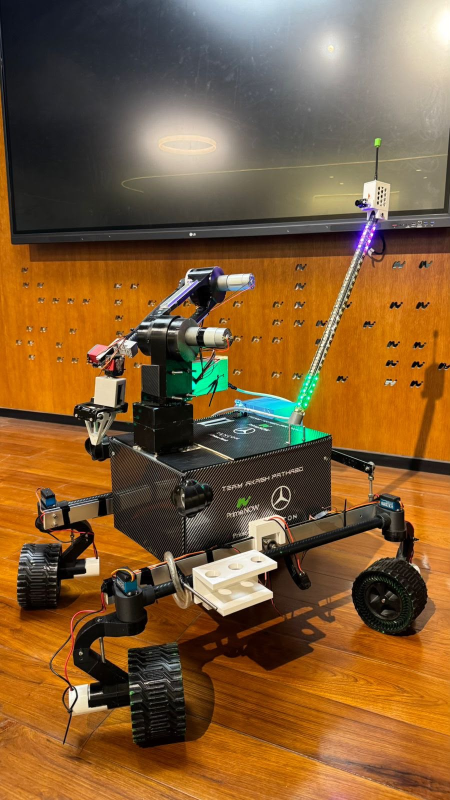
#> input picture manuscript/research/prototype_photos/prototype_01.jpg, 900 x 1600 px (shown at 1/2 size); its folder holds only this picture in this run
$ python make_prototype_montage.py
#> lines starting #> are read from the running program, lines starting #| are printed output that depends on the picture
from pathlib import Path
from PIL import Image, ImageDraw, ImageFont
from matplotlib.font_manager import FontProperties, findfont
import hashlib,json
base=Path(__file__).resolve().parents[1]
src=base/'research'/'prototype_photos'
out=base/'figures'/'prototype_views.png'
W=1800; margin=40; gutter=40; cell_w=840; photo_h=1180; label_h=160
H=2*(photo_h+label_h)+2*margin+gutter
canvas=Image.new('RGB',(W,H),'white')
#> canvas: PIL image 1800x2800 RGB; every value is 255
draw=ImageDraw.Draw(canvas)
font=ImageFont.truetype(findfont(FontProperties(family='DejaVu Sans',weight='bold')),60)
labels=[['(a) Front oblique'],['(b) Alternate configuration'],['(c) Manipulator and','optional lift'],['(d) Elevated deck view']]
records=[]
for i,lines in enumerate(labels):
 p=src/f'prototype_{i+1:02d}.jpg'
 before=hashlib.sha256(p.read_bytes()).hexdigest()
 original=Image.open(p).convert('RGB')
#> original is the input picture: PIL image 900x1600 RGB; mean R, G, B 128.1, 92.6, 53.3
 ratio=min(cell_w/original.width,photo_h/original.height)
#> ratio = 0.738
 size=(round(original.width*ratio),round(original.height*ratio))
#> size = (664, 1180)
 im=original.resize(size,Image.Resampling.LANCZOS)
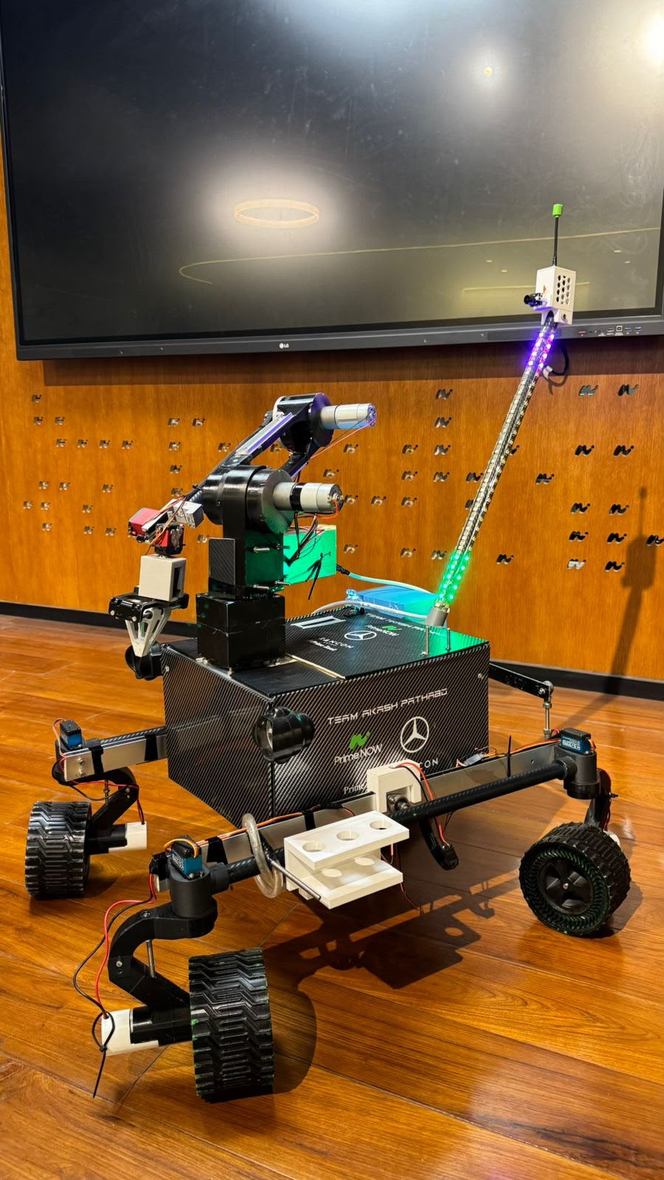
#> im: PIL image 664x1180 RGB; mean R, G, B 128.1, 92.6, 53.4
 x=margin+(i%2)*(cell_w+gutter);y=margin+(i//2)*(photo_h+label_h+gutter)
 px=x+(cell_w-im.width)//2;py=y+(photo_h-im.height)//2
#> after `px = x + (cell_w - im.width) // 2`: px = 128
#> after `py = y + (photo_h - im.height) // 2`: py = 40
 canvas.paste(im,(px,py))
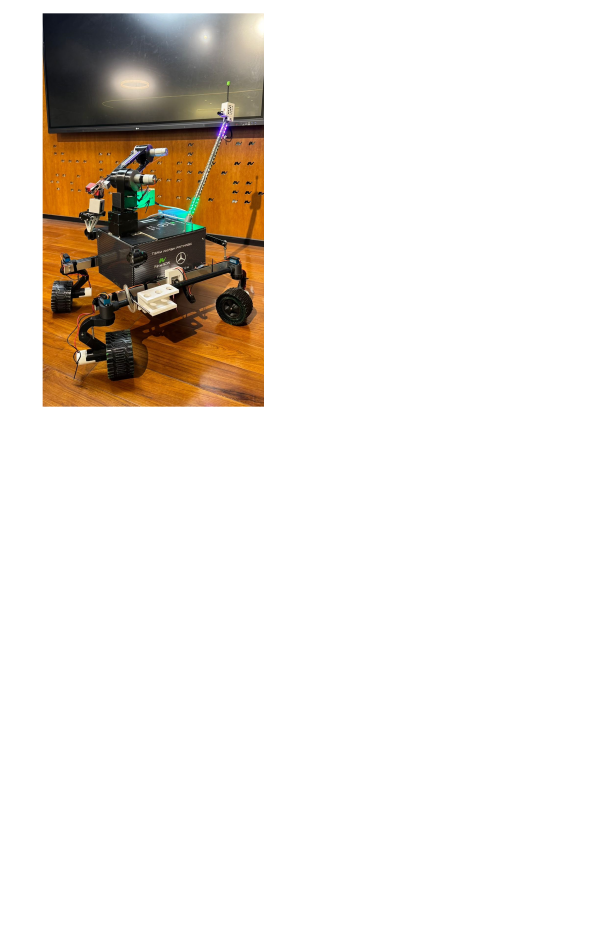
#> canvas: PIL image 1800x2800 RGB (shown at 1/3 size); mean R, G, B 235.3, 229.8, 223.7
 draw.rectangle((px,py,px+im.width-1,py+im.height-1),outline=(195,199,202),width=2)
 linegap=10; text_h=len(lines)*65+(len(lines)-1)*linegap
 ly=y+photo_h+18
 bounds=[]
 for line in lines:
  box=draw.textbbox((0,0),line,font=font);tw=box[2]-box[0]
  assert tw<=cell_w-12,(line,tw)
  tx=x+(cell_w-tw)//2
  draw.text((tx,ly),line,font=font,fill=(24,32,39),stroke_width=0)
  bbox=draw.textbbox((tx,ly),line,font=font)
  assert bbox[0]>=x and bbox[2]<=x+cell_w and bbox[3]<=y+photo_h+label_h
  bounds.append(bbox);ly+=65+linegap
#> this loop made 1 pass
#> (box, tw, tx, bbox) on pass 1: ((0, 10, 568, 69), 568, 176, (176, 1248, 744, 1307))
#> after the loop, bounds = [(176, 1248, 744, 1307)]; ly = 1313
#> (the run stopped early here; a loop or call above may not have finished)
